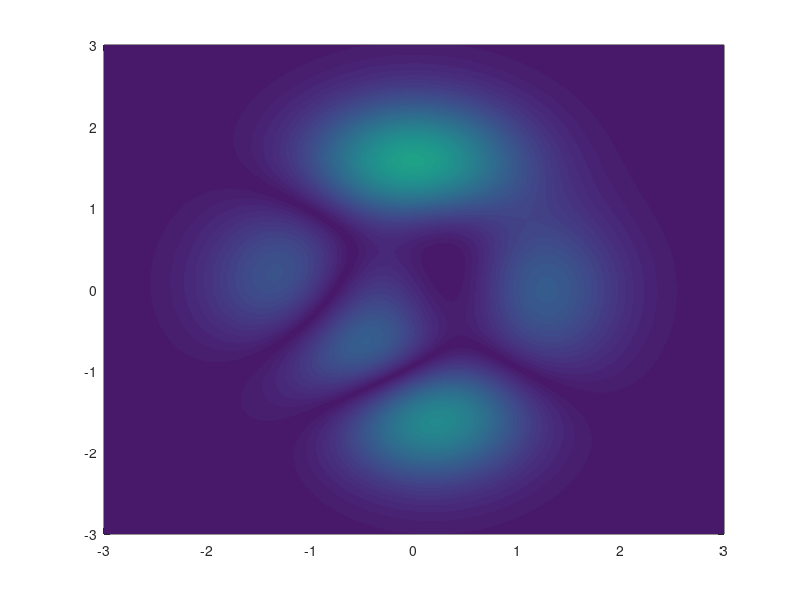

This chart was generated by the following MATLAB code: (Note: this script raises an error after producing the figure.)
%% |textcolorbar| documentation 
% The |textcolorbar| function creates a color-scaled text that is something
% between a colorbar and a text legend. It does *not* hijack the current
% colormap. 
% 
% <CDT_Contents.html Back to Climate Data Tools Contents>.
%% Syntax 
% 
%  textcolorbar(labels)
%  textcolorbar(...,'colormap',col,...) 
%  textcolorbar(...,'location',loc,...) 
%  textcolorbar(...,'TextProperty',TextValue,...) 
%  h = textcolorbar 
% 
%% Description
% 
% |textcolorbar(labels)| places a color-scaled text label legend in the upper
% left hand corner of the current axes. If |labels| is a numeric array, then
% the color of each label is scaled according to the range of values in
% |labels|. If |labels| is a cell array of strings, each cell becomes a row in
% the color-scaled legend.
%
% |textcolorbar(...,'colormap',col,...)| specifies an Mx3 colormap. If input
% labels are numeric, the colors of each row in the text legend are
% interpolated from the specified colormap. If input labels are cell
% strings, the colormap must have the same number of rows as the number of
% cells in labels. The default colormap is parula. 
%
% |textcolorbar(...,'location',loc,...)| specifies a location as: 
% 
% * 'north' 
% * 'northwest' or 'nw' upper left (default) 
% * 'northeast' or 'ne' upper right
% * 'east' or 'e' left
% * 'center' or 'c' middle
% * 'west' or 'w' right
% * 'southwest' or 'sw' lower left
% * 'south' or 's' bottom center
% * 'southeast' or 'sw' lower right
% * 'northoutside' or 'no'
% * 'northwestoutside' or 'nwo' 
% * 'northeastoutside' or 'neo' 
% * 'eastoutside' or 'eo' 
% * 'westoutside' or 'wo' 
% * 'southwestoutside' or 'swo' 
% * 'southoutside' or 'so' 
% * 'southeastoutside' or 'swo' 
%
% |textcolorbar(...,'TextProperty',TextValue,...)| sets any text properties
% as name-value pairs. 
%
% |h = textcolorbar(...)| returns a handle h of the color-scaled text object. 
%
%% Examples
% Start with this example plot: 

% Load some example data: 
[X,Y,Z] = peaks(500); 

figure
pcolor(X,Y,abs(Z))
shading interp
caxis([-1 15]) 
cmocean amp 
colorbar('location','southoutside')

%% 
% Place two text colorbars in the top corners of the figure:

% 1 to 5 in the upper left-hand corner:
textcolorbar(1:5)

% Discontinuous number range in the upper right: 
textcolorbar([1:4 50],'loc','ne')

%%
% In the figure above, both text colorbars contain five numbers, but the
% color mapping is different. That's because the numbers in the first
% colorbar are equally spaced, whereas the numbers in the second colorbar
% span a large range of numbers that are not printed in the colorbar. 
% 
%%
% In this example, use the thermal colormap (instead of the default parula)
% and format the text as large, bold numbers. Place it in the 

textcolorbar(10:18,'colormap',cmocean('thermal'),...
   'fontsize',20,'fontweight','bold',...
   'loc','eo') % location is eo, or "east outside"

%%
% Now print five text labels, equally spaced along the default parula
% colormap: 

lifestages = {'newborn','infant','toddler','teen','adult'}; 

textcolorbar(lifestages,'loc','w') 

%%
% Map five text labels to the 'algae' colormap by specifying a 5x3 matrix
% of the RGB values:

textcolorbar(lifestages,...
   'colormap',cmocean('algae',5),...
   'fontweight','bold',...
   'fontname','baskerville',...
   'fontangle','italic',...
   'loc','sw') 

%% 
% Here's another set of text labels and their corresponding values: 

strings = {'red','orange','yellow','green','blue','indigo','violet'}; 

col = rgb(strings); 

textcolorbar(strings,'colormap',col,'location','se')

%% Author Info
% This function is part of the <http://www.github.com/chadagreene/CDT Climate Data Toolbox for Matlab>.
% The function and supporting documentation were written by
% <https://www.chadagreene.com Chad A. Greene>
% of NASA Jet Propulsion Laboratory. 
